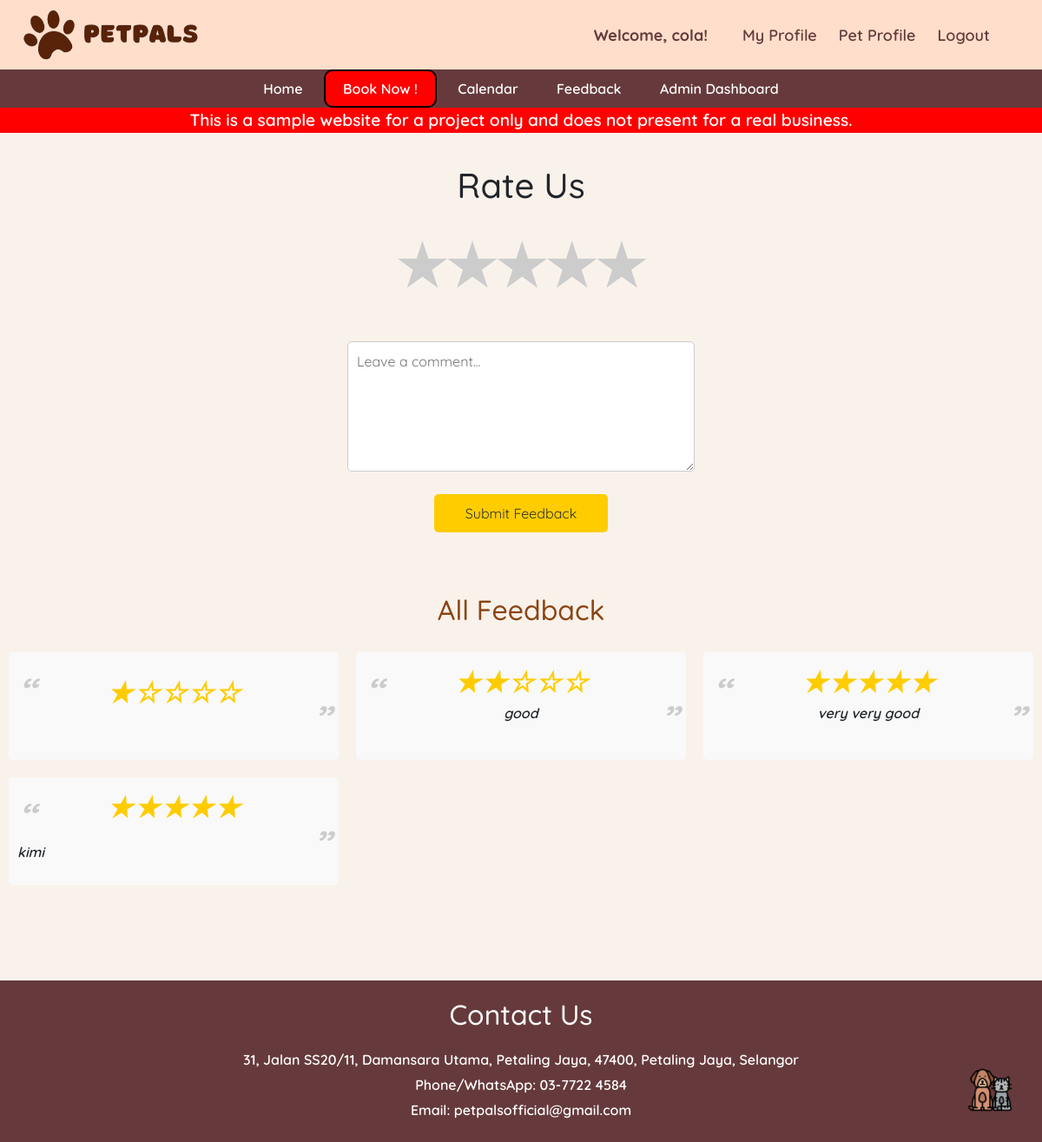
Screenshot of /feedback/ (signed in) with the database file from the repository.
### main/models.py (models this page shows, shortened)
class Feedback(models.Model):
    owner = models.ForeignKey(Owner, null=True, on_delete=models.CASCADE)
    rating = models.IntegerField()
    comment = models.TextField(blank=True, null=True)

class Owner(models.Model):
    user = models.OneToOneField(User, on_delete=models.CASCADE)
    phone_number = models.CharField(max_length=15, blank=True)
    email = models.EmailField(blank=True)

### main/views.py (the view, shortened to what this page needs)
# urls.py: path('feedback/', views.feedback, name='feedback'),
def feedback(request):
    feedback = Feedback.objects.all()
    feedback = Feedback.objects.all()
    return render(request, 'feedback.html',{'feedback': feedback})

### main/templates/feedback.html (shortened to what this page needs)
{% extends 'base.html' %}
{% load static %}
{% block content %}
<!DOCTYPE html>
<html lang="en">
<head>
</head>
<body>
{% if request.user.is_staff %}
    <div class="star-rating">
        <h1>Rate Us</h1>
        <div class="stars">
            <span class="star" data-value="1">&#9733;</span>
            <span class="star" data-value="2">&#9733;</span>
            <span class="star" data-value="3">&#9733;</span>
            <span class="star" data-value="4">&#9733;</span>
            <span class="star" data-value="5">&#9733;</span>
        </div>
        <textarea id="comment" placeholder="Leave a comment..."></textarea>
        <div>
            <button id="submit-rating">Submit Feedback</button>
        </div>
    </div>
    <div class="feedback-list">
        <h2>All Feedback</h2>
        <div class="feedback-items">
            {% for feedback in feedback %}
                <div class="feedback-item">
                    <div class="star-display">
                        {% for i in "12345" %}
                            {% if i <= feedback.rating|stringformat:"s" %}
                                <span class="starc">&#9733;</span>
                            {% else %}
                                <span class="starc">&#9734;</span>
                            {% endif %}
                        {% endfor %}
                    </div>
                    <p>{{ feedback.comment }}</p>
                    <p style="text-align: left;">{{ feedback.owner.user.username }}</p>
                </div>
            {% empty %}
                <p style="margin-left: 50px;">No feedback yet.</p>
            {% endfor %}
        </div>
    </div>
{% endif %}
</body>
</html>
{% endblock %}

### main/templates/navbar.html (shortened to what this page needs)
{% load static %}
    <header>
        <img src="{% static 'image/PetPals.png' %}" alt="Pawlogo" width="auto" height="80">
        <div class="profile-bar">
            <div class="profile-info">
                {% if request.user.is_authenticated %}
                    <span>Welcome, {{ request.user }}!</span>
                {% else %}
                    <span>Welcome, Guest!</span>
                {% endif %}
            </div>
                <div class="profile-actions">
                    {% if user.is_authenticated %}
                        <a href="{% url 'profile' %}">My Profile</a>
                        <a href="{% url 'petprofile' %}">Pet Profile</a>
                        <a href="{% url 'logout' %}">Logout</a>
                    {% else %}
                        <a href="{% url 'login' %}">Sign In</a>
                        <a href="{% url 'register' %}">Sign Up</a>
                    {% endif %}
                </div>
        </div>
    </header>
    <nav class="navigation">
        {% if user.is_authenticated %}
        <a href="{% url 'home' %}">Home</a>
        <a href="{% url 'bookingpage' %}" class="book">Book Now !</a>
        <a href="{% url 'calendar' %}">Calendar</a>
        <a href ="{% url 'feedback' %}">Feedback</a>
        {% else %}
        <a href="{% url 'home' %}">Home</a>
        <a href="#services">Services</a>
        {% endif %}
        {% if request.user.is_staff %}
        <a href="{% url 'admin_dashboard' %}" >Admin Dashboard </a>
        {% endif %}
    </nav>

### main/templates/base.html (style rules this page uses)
body { font-family: "Quicksand", sans-serif; font-optical-sizing: auto; font-weight: 600; font-style: normal; margin: 0 !important; padding: 0; background-color: #F9F2EB; display: flex; flex-direction: column; min-height: 100vh; }
h2 { text-align: center; color: #8B4513; margin-bottom: 20px; font-size: xx-large; }

### main/templates/navbar.html (style rules this page uses)
header { background-color: rgb(255, 223, 203); padding: 0px; text-align: center; color: rgb(102, 58, 60); display: flex; justify-content: space-between; align-items: center; }
.navigation { background-color:rgb(102,58,60); padding: 10px 0; text-align: center; }
.navigation a { color: white; text-decoration: none; padding: 10px 20px; }
.profile-bar { display: flex; align-items: center; margin-right: 5%; font-size: large; }
.profile-info { margin-right: 20px; }
.profile-info span { font-weight: bold; }
.profile-actions a { color: rgb(102,58,60); text-decoration: none; margin-left: 20px; }
.book { border-radius: 10px; border: 2px solid black; background-color: red; color:white; }

### main/templates/feedback.html (style rules this page uses)
.star-rating { text-align: center; }
.stars { display: flex; justify-content: center; margin: 20px 0; }
.star { font-size: 4em; cursor: pointer; color: #ccc; transition: color 0.2s; }
.starc { font-size: 4em; cursor: pointer; color: #ffcc00; transition: color 0.2s; }
#comment { width: 100%; max-width: 400px; height: 150px; margin-top: 20px; padding: 10px; border: 1px solid #ccc; border-radius: 5px; resize: vertical; }
#submit-rating { display: block; width: 100%; max-width: 200px; margin: 20px auto; padding: 10px 20px; font-size: 1em; background-color: #ffcc00; color: #333; border: none; border-radius: 5px; cursor: pointer; transition: background-color 0.3s, color 0.3s; }
.feedback-list { margin-top: 50px; }
.feedback-items { display: flex; flex-wrap: wrap; }
.feedback-item { background-color: #f9f9f9; padding: 10px; border-radius: 5px; margin: 10px; width: calc(33.33% - 20px); box-sizing: border-box; position: relative; font-style: italic; text-align: center; display: flex; flex-direction: column; justify-content: center; }
.feedback-item::before { content: "“"; font-size: 3em; color: #ccc; position: absolute; top: 10px; left: 10px; }
.feedback-item::after { content: "”"; font-size: 3em; color: #ccc; position: absolute; bottom: 10px; right: 10px; }
.star-display { font-size: 0.5em; color: #ffcc00; }
.star-rating h1 { text-align: center; margin-top: 20px; }

### rows the page displays
Feedback: rating 1 (drawn)
Feedback: rating 2 (drawn), comment "good"
Feedback: rating 5 (drawn), comment "very very good"
Feedback: rating 5 (drawn), owner.user.username "kimi"

### other values shown
{{ request.user }} "cola"
